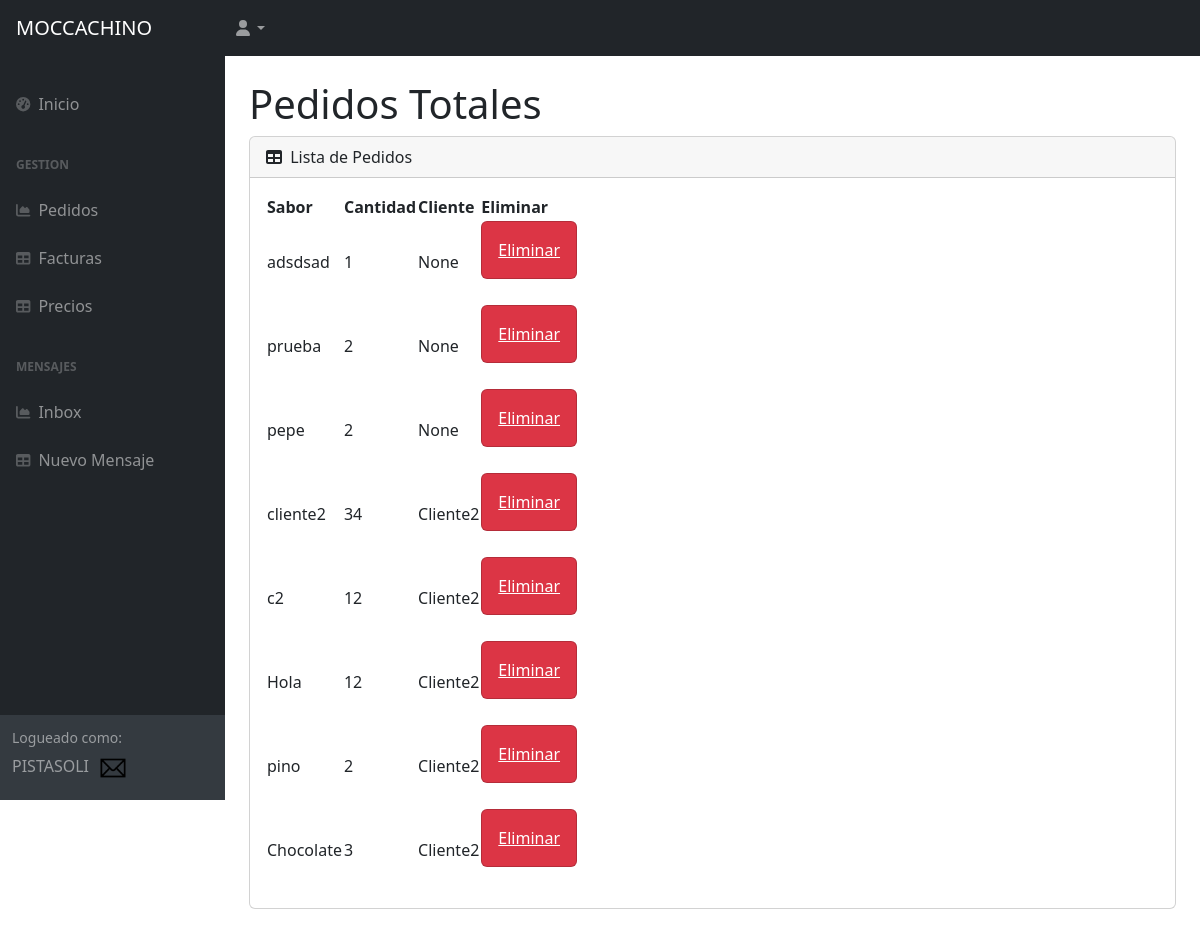
/AppClientes/pedidos_por_cliente/ (signed in), run on an earlier commit of the app's database.
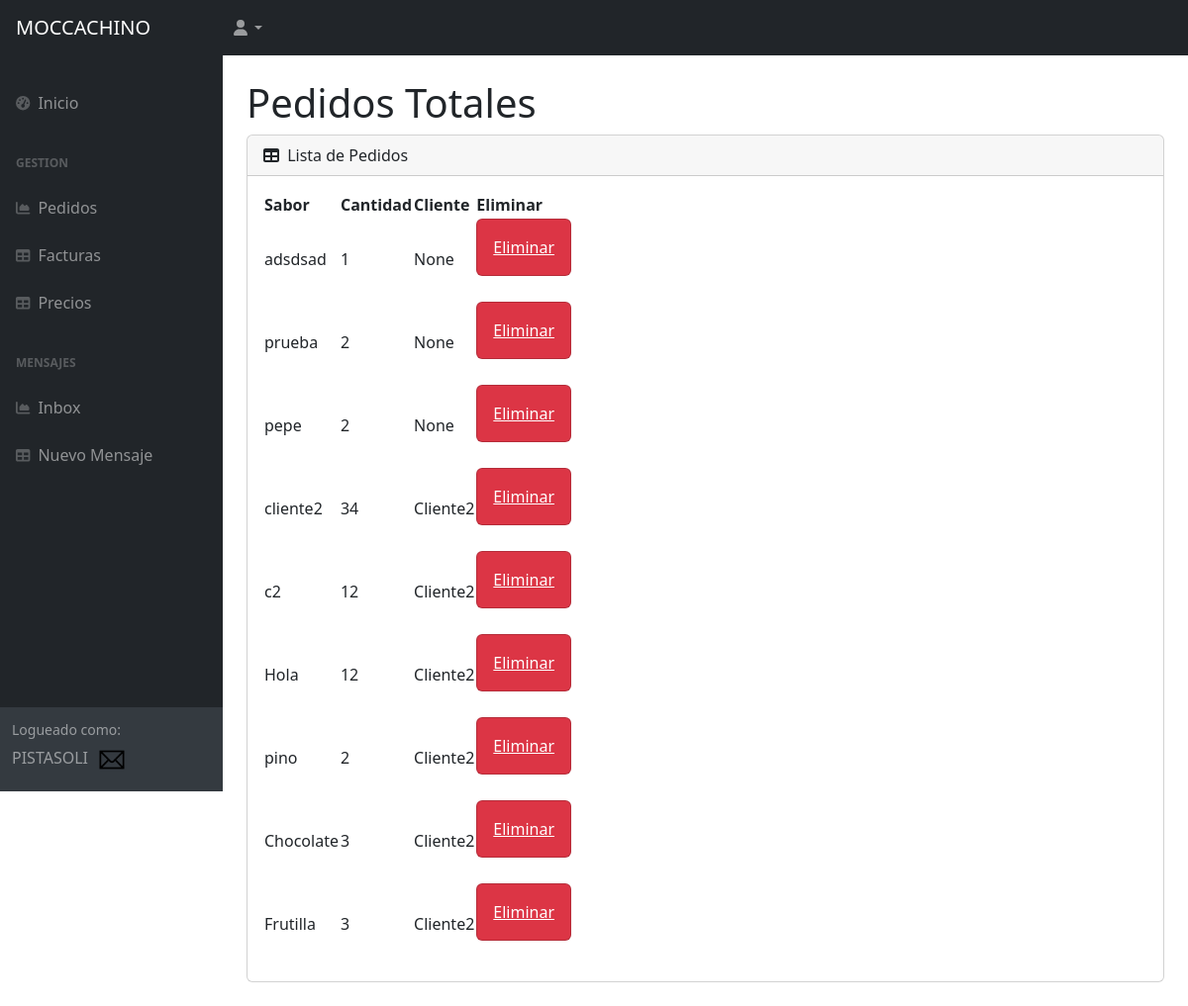
And on a later commit of the database.
### AppClientes/models.py (models this page shows, shortened)
class Pedido(models.Model):
    sabor=models.CharField(max_length=50)
    cantidad=models.IntegerField()
    cliente = models.ForeignKey(User, on_delete=models.SET_NULL, null=True, blank=True)

### AppClientes/views.py (the view)
# urls.py: path('pedidos_por_cliente/', vista_super, name="pedidos_por_cliente"),
@login_required
def vista_super (request):
    if request.user.is_superuser:
        pedidos = Pedido.objects.all()
        context= {"pedidos": pedidos, "avatar":verAvatar(request)}
        return render(request, "AppClientes/pedidos.html", context)
    else:
        varCliente = request.user
        pedidos = Pedido.objects.filter(cliente=varCliente)
        context= {"pedidos": pedidos, "avatar":verAvatar(request)}
        return render(request, "AppClientes/pedidos_por_cliente.html", context)

### AppClientes/views.py (called while the page is built)
def verAvatar(request):
    avatares=Avatar.objects.filter(user=request.user.id)
    if len(avatares)!=0:
        return avatares[0].imagen.url
    else:
        return "/media/avatars/favicon.ico"

### AppClientes/templates/AppClientes/pedidos.html
{% extends 'AppClientes/padre.html' %}
{% load static %}
            {% block contenido %}
            <div id="layoutSidenav_content">
                <main>
                    <div class="container-fluid px-4">
                        <h1 class="mt-4">Pedidos Totales</h1>
                        <div class="card mb-4">
                            <div class="card-header">
                                <i class="fas fa-table me-1"></i>
                                Lista de Pedidos
                            </div>
                            <div class="card-body">
                                <table id="datatablesSimple">
                                    <thead>
                                        <tr>
                                            <th>Sabor</th>
                                            <th>Cantidad</th>
                                            <th>Cliente</th>
                                            <th>Eliminar</th>
                                        </tr>
                                    </thead>
                                    <tbody>
                                        {% for pedido in pedidos %}
                                        <tr>
                                            <td>{{ pedido.sabor }}</td>
                                            <td>{{ pedido.cantidad }}</td>
                                            <td>{{ pedido.cliente }}</td>
                                            <td><div class="col-xl-auto col-md-1">
                                                <div class="card bg-danger text-white mb-4">
                                                    <a class="card-body" href="{% url 'pedidosborrarS' pedido.id %}">Eliminar</a>
                                                </div>
                                            </div></td>
                                        </tr>
                                        {% endfor %}
                                    </tbody>
                                </table>
                            </div>
                        </div>
                    </div>
                </main>
                {% endblock %}

### AppClientes/templates/AppClientes/padre.html (shortened to what this page needs)
<!DOCTYPE html>
<html lang="en">
    <head>
        {% load static %}
        <link href="https://cdn.jsdelivr.net/npm/simple-datatables@7.1.2/dist/style.min.css" rel="stylesheet" />
        <link href="{% static 'AppClientes/css/styles.css' %}" rel="stylesheet" />
    </head>
    <body class="sb-nav-fixed">
        <nav class="sb-topnav navbar navbar-expand navbar-dark bg-dark">
            <a class="navbar-brand ps-3" href="{% url 'InicioAppClientes' %}">MOCCACHINO</a>
            <ul class="navbar-nav ms-auto ms-md-0 me-3 me-lg-4">
                <li class="nav-item dropdown">
                    <a class="nav-link dropdown-toggle" id="navbarDropdown" href="#" role="button" data-bs-toggle="dropdown" aria-expanded="false"><i class="fas fa-user fa-fw"></i></a>
                </li>
            </ul>
        </nav>
        <div id="layoutSidenav">
            <div id="layoutSidenav_nav">
                <nav class="sb-sidenav accordion sb-sidenav-dark" id="sidenavAccordion">
                    <div class="sb-sidenav-menu">
                        <div class="nav">
                            <br>
                            <a class="nav-link" href="{% url 'InicioAppClientes' %}">
                                <div class="sb-nav-link-icon"><i class="fas fa-tachometer-alt"></i></div>
                                Inicio
                            </a>
                            <div class="sb-sidenav-menu-heading">Gestion</div>
                            <a class="nav-link" href="{% url 'pedidos_super' %}">
                                <div class="sb-nav-link-icon"><i class="fas fa-chart-area"></i></div>
                                Pedidos
                            </a>
                            <a class="nav-link" href="{% url 'facturas_super' %}">
                                <div class="sb-nav-link-icon"><i class="fas fa-table"></i></div>
                                Facturas
                            </a>
                            <a class="nav-link" href="{% url 'precios' %}">
                                <div class="sb-nav-link-icon"><i class="fas fa-table"></i></div>
                                Precios
                            </a>
                            <div class="sb-sidenav-menu-heading">Mensajes</div>
                            <a class="nav-link" href="{% url 'inbox' %}">
                                <div class="sb-nav-link-icon"><i class="fas fa-chart-area"></i></div>
                                Inbox
                            </a>
                            <a class="nav-link" href="{% url 'nuevomensaje' %}">
                                <div class="sb-nav-link-icon"><i class="fas fa-table"></i></div>
                                Nuevo Mensaje
                            </a>
                        </div>
                    </div>
                    <div class="sb-sidenav-footer">
                        <div class="small">Logueado como:</div>
                        {{ user.username }}
                        <img src="{{ avatar }}" alt="Avatar" style="width:40px;height:40px"/>
                    </div>
                </nav>
            </div>
            {% block contenido %}
            {% endblock %}
        </div>
    </body>
</html>

What changed in the data, as far as the page shows it:
added Pedido: sabor "Frutilla", cantidad "3", cliente "Cliente2"
